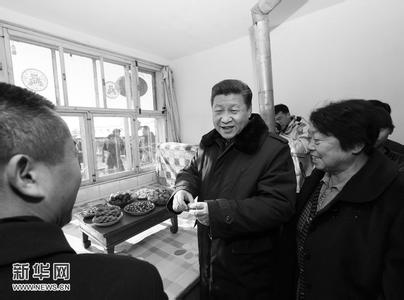
#> input picture 人脸识别/TestImg/HB.1.jpg, 404 x 300 px, given in place of wz.jpg, which was not available
$ python '图片转字符画.py'
#> lines starting #> are read from the running program, lines starting #| are printed output that depends on the picture
# -*- coding: utf-8 -*-
from PIL import Image
import argparse
import os

IMG = "wz.jpg"
WIDTH = 50
HEIGHT = 50
OUTPUT = "zifu.txt"

ascii_char = list("$@B%8&WM#*oahkbdpqwmZO0QLCJUYXzcvunxrjft/\|()1{}[]?-_+~<>i!;:,\"^`'.")
#ascii_char = list("$@B%8&WM#.")

def get_char(r,b,g,alpha = 256):
	if alpha == 0:
		return ' '
	length = len(ascii_char)
	gray = int(0.2126*r+0.7152*g+0.0722*b)

	unit = (256.0+1)/length
	return ascii_char[int(gray/unit)]

im = Image.open(IMG)
#> im is the input picture: PIL image 404x300 L; min 0, max 255, mean 120.4
im = im.resize((WIDTH,HEIGHT),Image.NEAREST)
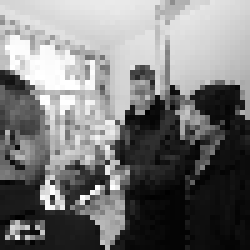
#> im: PIL image 50x50 L (shown 5 times larger); min 0, max 255, mean 120.3
txt = ""
for i in range(HEIGHT):
	for j in range(WIDTH):
#> (the run stopped early here; a loop or call above may not have finished)

$ run again, on 人脸识别/TestImg/HB.mx.jpg
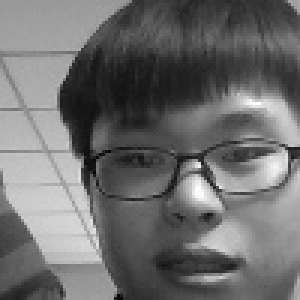
#> input picture 人脸识别/TestImg/HB.mx.jpg, 100 x 100 px, given in place of wz.jpg, which was not available (shown 3 times larger)
#> im is the input picture: PIL image 100x100 L; min 4, max 255, mean 109.5
#> `im = im.resize((WIDTH,HEIGHT),Image.NEAREST)`:
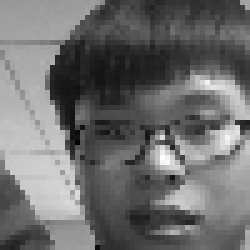
#> im: PIL image 50x50 L (shown 5 times larger); min 4, max 254, mean 109.6

$ run again, on 人脸识别/TestImg/chen.jpg
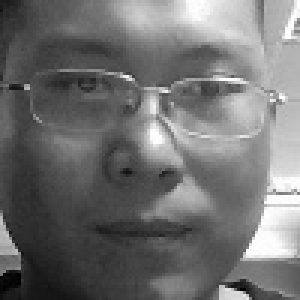
#> input picture 人脸识别/TestImg/chen.jpg, 100 x 100 px, given in place of wz.jpg, which was not available (shown 3 times larger)
#> im is the input picture: PIL image 100x100 RGB; min 0, max 255, mean 112.8
#> `im = im.resize((WIDTH,HEIGHT),Image.NEAREST)`:
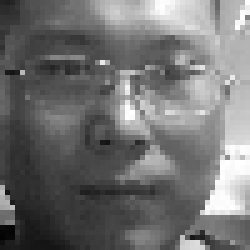
#> im: PIL image 50x50 RGB (shown 5 times larger); min 3, max 255, mean 113.1
#| *#*kqmOOO0QCCJzXzut|1}[}}))([+i`''^:!>>_?]jJ)1{}}.
#| oohbqmOZ000LJXXXzuj({[--][{}]~!'.""!><~_-}tJ(1}}~,
#| aahhqqZmO0QCJJUXXcx/1?_+][[?-~:"'"!i<++__[/z11}]'`
#| kkkkqwmZ0QCJUYXUYcvx/{--?}}[}_~i!;!!>~_]-]\u){}[.n
#| bbbdqwZQ0JYcXYYYXzzvn\1}11)||()[_+~>>++-]?{j){{`^?
#| pdwwwmOOOOLJJJJCUYYUXxj\/\t\f|/({[-__!i~??]j11}'])
#> (further printed lines are left out)
